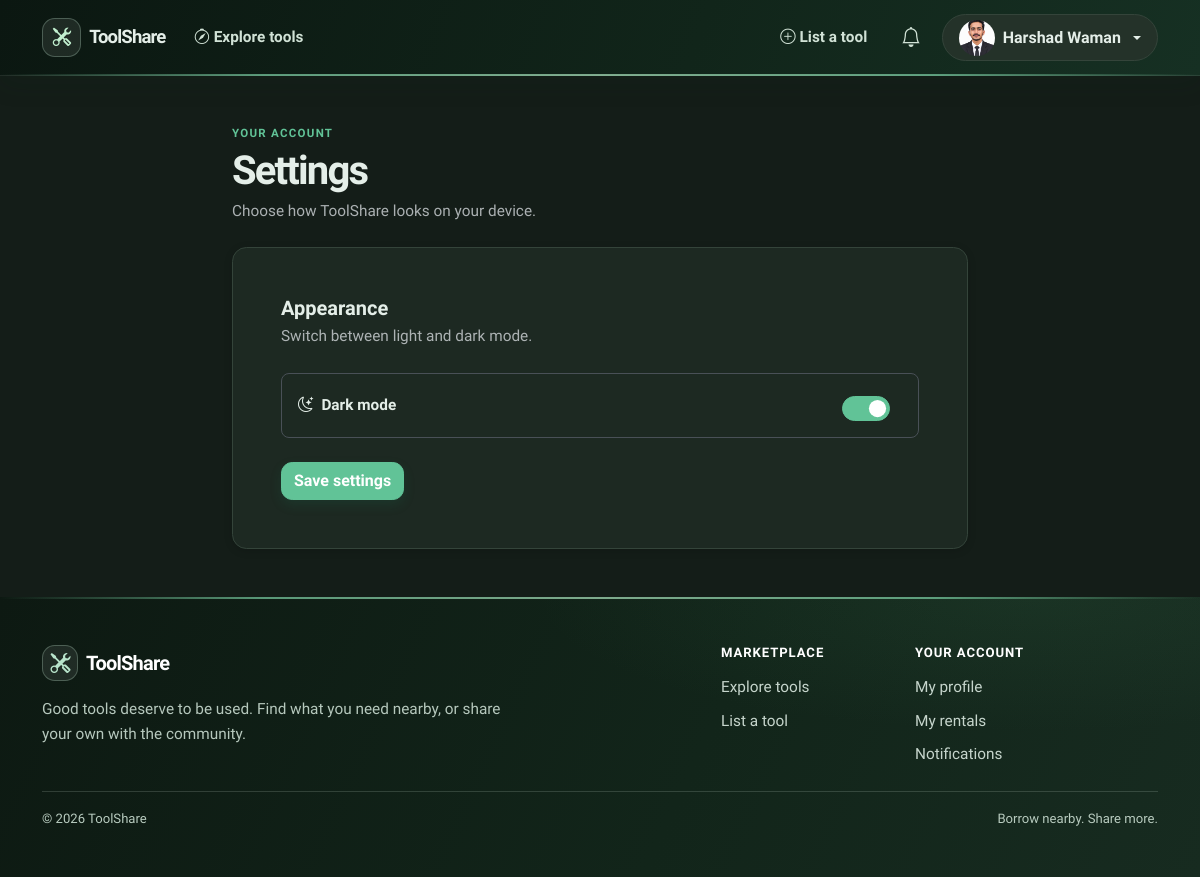
Page /settings/ (signed in) on the committed database.
### rentalapp/models.py (models this page shows, shortened)
class UserProfile(models.Model):
    class Theme(models.TextChoices):
        LIGHT = 'light', 'Light'
        DARK = 'dark', 'Dark'
    user = models.OneToOneField(
        settings.AUTH_USER_MODEL,
        on_delete=models.CASCADE,
        related_name='toolshare_profile',
    )
    avatar_image = models.ImageField(upload_to='profiles/', blank=True)
    phone_number = models.CharField(max_length=20, blank=True)
    theme = models.CharField(max_length=5, choices=Theme.choices, default=Theme.LIGHT)

### ui_preview/views.py (the view)
# urls.py: path('settings/', views.user_settings, name='settings'),
@login_required(login_url='ui_preview:login')
def user_settings(request):
    user_profile, _ = UserProfile.objects.get_or_create(user=request.user)
    form = ThemeSettingsForm(request.POST or None, instance=user_profile)
    if request.method == 'POST' and form.is_valid():
        form.save()
        messages.success(request, 'Your appearance settings have been saved.')
        return redirect('ui_preview:settings')
    return render(request, 'accounts/settings.html', {'form': form, 'profile': user_profile})

### rentalapp/forms.py
class ThemeSettingsForm(forms.ModelForm):
    class Meta:
        model = UserProfile
        fields = ['theme']
        widgets = {
            'theme': forms.RadioSelect,
        }

### ui_preview/context_processors.py (called while the page is built)
def user_profile(request):
    profile = None
    pending_rental_requests = 0
    unread_availability_notifications = 0
    if request.user.is_authenticated:
        profile, _ = UserProfile.objects.get_or_create(user=request.user)
        pending_rental_requests = RentalBooking.objects.filter(
            listing__owner=request.user,
            status=RentalBooking.Status.REQUESTED,
        ).count()
        unread_availability_notifications = request.user.rental_availability_notifications.filter(
            read_at__isnull=True,
        ).count()
    return {
        'user_profile': profile,
        'pending_rental_requests': pending_rental_requests,
        'unread_availability_notifications': unread_availability_notifications,
    }

### templates/accounts/settings.html (shortened to what this page needs)
{% extends "base.html" %}
{% block content %}
  <div class="row justify-content-center">
    <div class="col-lg-8">
      <div class="mb-4"><p class="preview-label text-uppercase fw-bold mb-1">Your account</p><h1 class="page-heading fw-bold mb-1">Settings</h1><p class="text-muted mb-0">Choose how ToolShare looks on your device.</p></div>
      <form class="card card-body p-4 p-lg-5" method="post">
        <fieldset>
          <legend class="h5 fw-bold mb-1">Appearance</legend>
          <p class="text-muted mb-4">Switch between light and dark mode.</p>
          <div class="d-flex align-items-center justify-content-between gap-3 p-3 border rounded-3">
            <span class="d-flex align-items-center gap-2" id="theme-label">
              <i class="bi {% if profile.theme == 'dark' %}bi-moon-stars{% else %}bi-sun{% endif %}" data-theme-icon aria-hidden="true"></i>
              <span class="fw-semibold" data-theme-label>{% if profile.theme == 'dark' %}Dark mode{% else %}Light mode{% endif %}</span>
            </span>
            <div class="form-check form-switch fs-4 mb-0">
              <input class="form-check-input theme-toggle" type="checkbox" role="switch" name="theme" value="dark" id="theme-toggle" aria-labelledby="theme-label" data-theme-toggle {% if profile.theme == 'dark' %}checked{% endif %}>
            </div>
          </div>
        </fieldset>
        <div class="mt-4"><button class="btn btn-primary" type="submit">Save settings</button></div>
      </form>
    </div>
  </div>
{% endblock %}

### templates/base.html (shortened to what this page needs)
{% load static %}
<!doctype html>
<html lang="en" data-theme="{% if user_profile %}{{ user_profile.theme }}{% else %}light{% endif %}" data-bs-theme="{% if user_profile %}{{ user_profile.theme }}{% else %}light{% endif %}">
<head>
  <link href="https://cdn.jsdelivr.net/npm/bootstrap@5.3.3/dist/css/bootstrap.min.css" rel="stylesheet">
  <link rel="stylesheet" href="https://cdn.jsdelivr.net/npm/bootstrap-icons@1.11.3/font/bootstrap-icons.min.css">
  <link rel="stylesheet" href="{% static 'css/toolshare.css' %}">
</head>
<body>
  <nav class="navbar site-navbar navbar-expand-lg sticky-top">
    <div class="container">
      <a class="navbar-brand fw-bold text-teal d-flex align-items-center gap-2" href="{% url 'ui_preview:item_list' %}" aria-label="ToolShare home">
        <span class="site-navbar-mark"><i class="bi bi-tools" aria-hidden="true"></i></span><span>ToolShare</span>
      </a>
      <div class="collapse navbar-collapse" id="navbarContent">
        <ul class="navbar-nav me-auto mb-2 mb-lg-0">
          <li class="nav-item"><a class="nav-link" href="{% url 'ui_preview:item_list' %}"><i class="bi bi-compass me-1" aria-hidden="true"></i>Explore tools</a></li>
        </ul>
        <ul class="navbar-nav ms-auto align-items-lg-center gap-lg-2">
          <li class="nav-item"><a class="nav-link" href="{% url 'ui_preview:item_create' %}"><i class="bi bi-plus-circle me-1" aria-hidden="true"></i>List a tool</a></li>
          {% if user.is_authenticated %}
            <li class="nav-item">
              <a class="nav-link notification-link position-relative" href="{% url 'ui_preview:notifications' %}" aria-label="Notifications">
                <i class="bi bi-bell fs-5" aria-hidden="true"></i>
              </a>
            </li>
            <li class="nav-item dropdown">
              <button class="btn btn-light dropdown-toggle d-flex align-items-center gap-2 profile-menu-button" type="button" id="profileMenu" data-bs-toggle="dropdown" aria-expanded="false">
                {% if user_profile.avatar_image %}
                  <img class="profile-avatar" src="{{ user_profile.avatar_image.url }}" alt="">
                {% else %}
                  <span class="profile-avatar profile-avatar-initial" aria-hidden="true">{{ user.get_full_name|default:user.username|first|upper }}</span>
                {% endif %}
                <span class="d-none d-sm-inline">{{ user.get_full_name|default:user.username }}</span>
              </button>
            </li>
          {% else %}
            <li class="nav-item"><a class="btn btn-outline-primary btn-sm" href="{% url 'ui_preview:login' %}">Log in</a></li>
            <li class="nav-item"><a class="btn btn-primary btn-sm" href="{% url 'ui_preview:register' %}">Join free</a></li>
          {% endif %}
        </ul>
      </div>
    </div>
  </nav>
  <main class="container py-4 py-lg-5">
    {% block content %}{% endblock %}
  </main>
  <footer class="site-footer mt-auto">
    <div class="container py-5">
      <div class="row g-4 g-lg-5">
        <div class="col-lg-6 col-xl-7">
          <a class="site-footer-brand d-inline-flex align-items-center gap-2 text-decoration-none mb-3" href="{% url 'ui_preview:item_list' %}">
            <span class="site-footer-mark"><i class="bi bi-tools" aria-hidden="true"></i></span>
            <span>ToolShare</span>
          </a>
          <p class="site-footer-copy mb-0">Good tools deserve to be used. Find what you need nearby, or share your own with the community.</p>
        </div>
        <nav class="col-6 col-lg-3 col-xl-2" aria-label="Marketplace links">
          <h2 class="site-footer-heading">Marketplace</h2>
          <ul class="site-footer-links list-unstyled mb-0">
            <li><a href="{% url 'ui_preview:item_list' %}">Explore tools</a></li>
            <li><a href="{% url 'ui_preview:item_create' %}">List a tool</a></li>
          </ul>
        </nav>
        <nav class="col-6 col-lg-3 col-xl-3" aria-label="Account links">
          <h2 class="site-footer-heading">Your account</h2>
          <ul class="site-footer-links list-unstyled mb-0">
            {% if user.is_authenticated %}
              <li><a href="{% url 'ui_preview:profile' %}">My profile</a></li>
              <li><a href="{% url 'ui_preview:my_rentals' %}">My rentals</a></li>
              <li><a href="{% url 'ui_preview:notifications' %}">Notifications</a></li>
            {% else %}
              <li><a href="{% url 'ui_preview:login' %}">Log in</a></li>
              <li><a href="{% url 'ui_preview:register' %}">Create an account</a></li>
            {% endif %}
          </ul>
        </nav>
      </div>
      <div class="site-footer-bottom mt-4 pt-3 d-flex flex-column flex-sm-row justify-content-between gap-2">
        <span>© {% now "Y" %} ToolShare</span>
        <span>Borrow nearby. Share more.</span>
      </div>
    </div>
  </footer>
</body>
</html>

### rows in the picture
UserProfile: avatar_image (picture), theme "☑"

### other values in the picture
{{ user.get_full_name|default:user.username }} "Harshad Waman"
